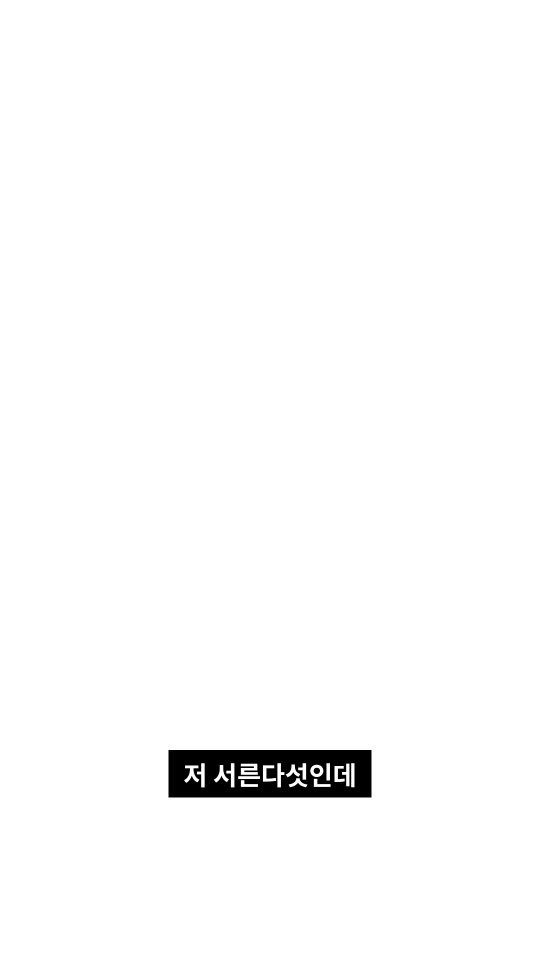
#> input picture creatives/shiba_simple_health_2030/v4_B_src/new_sub1.png, 1080 x 1920 px, given in place of old_t.png, which was not available (shown at 1/2 size)
$ python keycap.py
#> lines starting #> are read from the running program, lines starting #| are printed output that depends on the picture; after the words box and inside, x2 and y2 are one past the last pixel; in counts of white or black regions, pixels touching at a corner belong together
import cv2,numpy as np,os
from PIL import Image
O=np.asarray(Image.open('old_t.png').convert('RGBA'))
#> O is the input picture: shape (1920, 1080, 4); mean R, G, B, A 0.8, 0.8, 0.8, 4.7
N=np.asarray(Image.open('new_t.png').convert('RGBA')).astype(float)
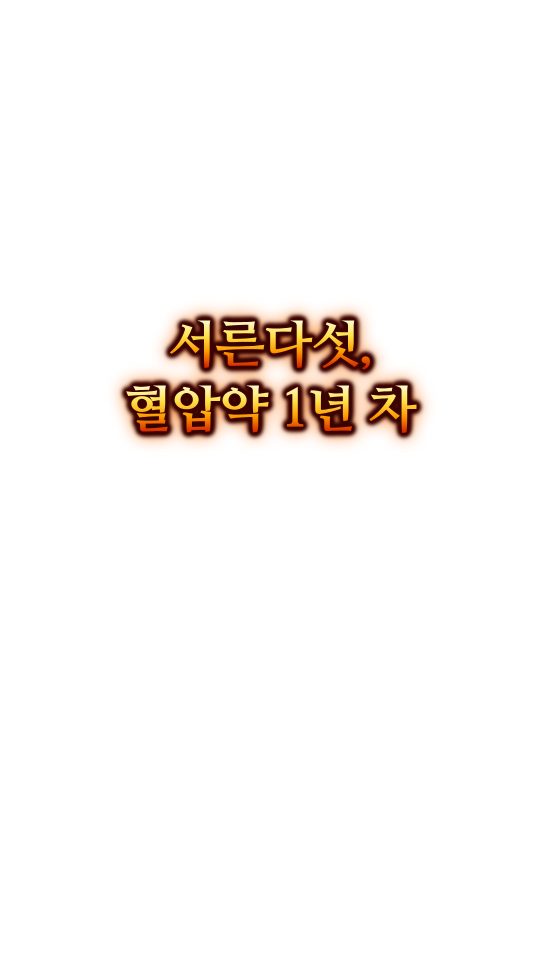
#> input picture creatives/shiba_simple_health_2030/v4_B_src/new_t.png, 1080 x 1920 px (shown at 1/2 size)
mask=(O[...,3]>12).astype(np.uint8)*255
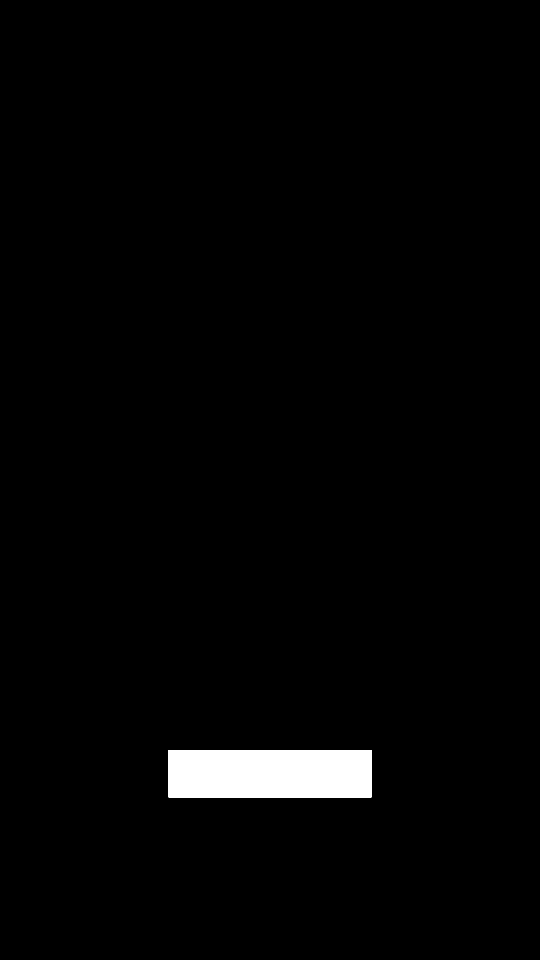
#> mask: shape (1920, 1080) (shown at 1/2 size); 1.9% white; 1 white region, box (x1, y1, x2, y2) and area: (337, 1500, 743, 1595) 38570
mask=cv2.dilate(mask,np.ones((9,9),np.uint8))
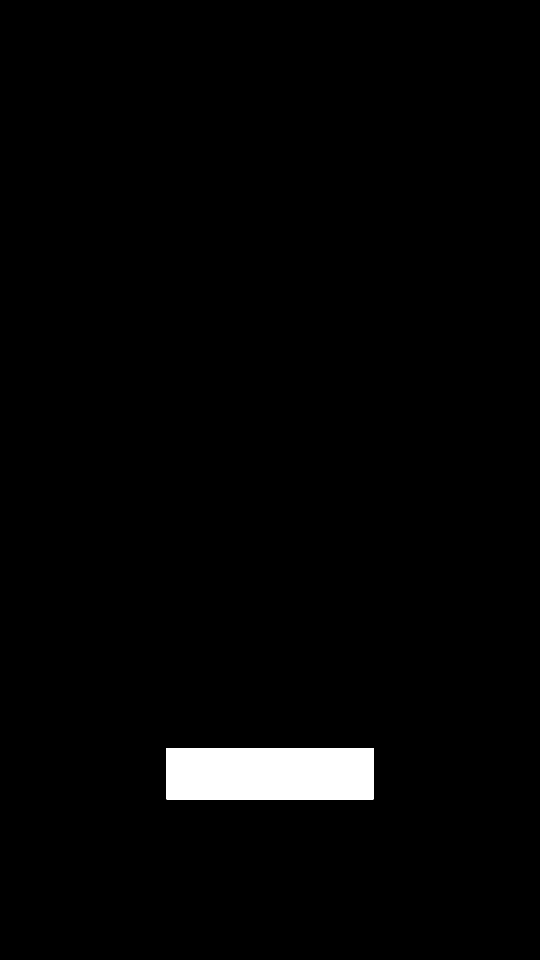
#> mask: shape (1920, 1080) (shown at 1/2 size); 2.1% white; 1 white region, box (x1, y1, x2, y2) and area: (333, 1496, 747, 1599) 42642
x0,x1,y0,y1=120,960,560,960
os.makedirs('k',exist_ok=True)
for i in range(16,99):
    a=cv2.imread(f'f/{i:04d}.png')
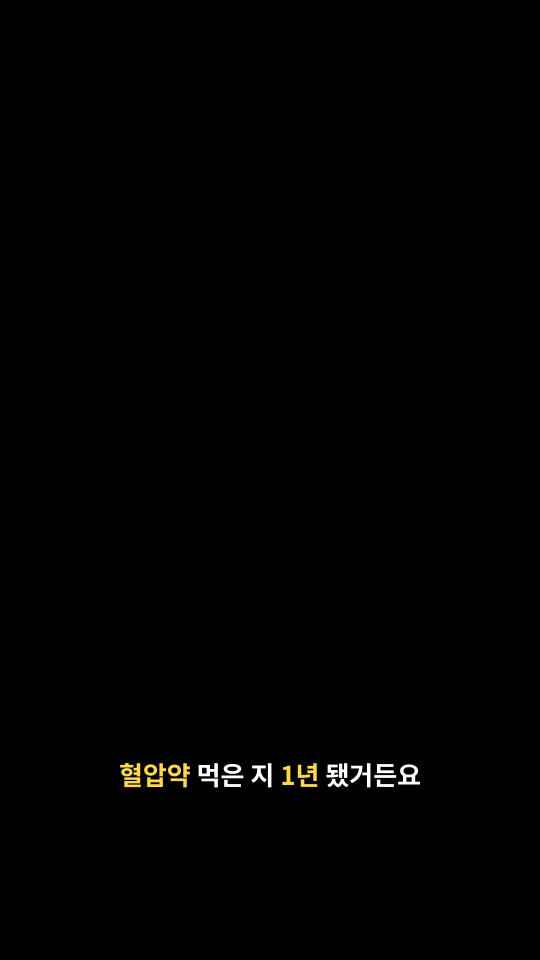
#> input picture creatives/shiba_simple_health_2030/v4_B_src/new_sub2.png, 1080 x 1920 px, given in place of 0016.png, which was not available (shown at 1/2 size)
#> a is the input picture: shape (1920, 1080, 3); mean B, G, R 0.9, 1.2, 1.3
    crop=a[y0:y1,x0:x1];m=mask[y0:y1,x0:x1]
#> after `crop = a[y0:y1, x0:x1]`: crop: shape (400, 840, 3); every value is 0
#> after `m = mask[y0:y1, x0:x1]`: m: shape (400, 840); every value is 0
    small=cv2.resize(crop,None,fx=0.5,fy=0.5,interpolation=cv2.INTER_AREA);ms=cv2.resize(m,None,fx=0.5,fy=0.5,interpolation=cv2.INTER_NEAREST)
#> after `small = cv2.resize(crop, None, fx=0.5, fy=0.5, interpolation=cv2.INTER`: small: shape (200, 420, 3); every value is 0
#> after `ms = cv2.resize(m, None, fx=0.5, fy=0.5, interpolation=cv2.INTER_NEARE`: ms: shape (200, 420); every value is 0
    inp=cv2.inpaint(small,ms,6,cv2.INPAINT_TELEA)
    up=cv2.resize(inp,(x1-x0,y1-y0),interpolation=cv2.INTER_CUBIC)
    up=cv2.GaussianBlur(up,(0,0),2)
    mf=cv2.GaussianBlur(m.astype(float)/255,(0,0),3)[...,None]
#> mf: shape (400, 840, 1) float64; every value is 0
    crop=crop*(1-mf)+up*mf
#> crop: shape (400, 840, 3) float64; every value is 0
    a=a.astype(float);a[y0:y1,x0:x1]=crop
    al=(0.5 if i==16 else 1.0)*N[...,3:4]/255
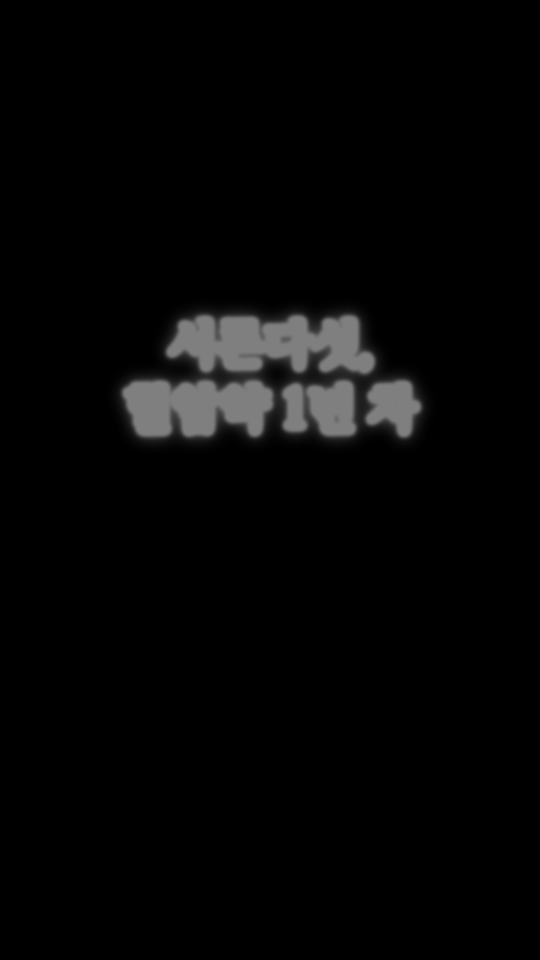
#> al: shape (1920, 1080, 1) float64 (shown at 1/2 size); min 0, max 0.5, mean 0.0227
    rgb=N[...,2::-1]  # RGBA->BGR
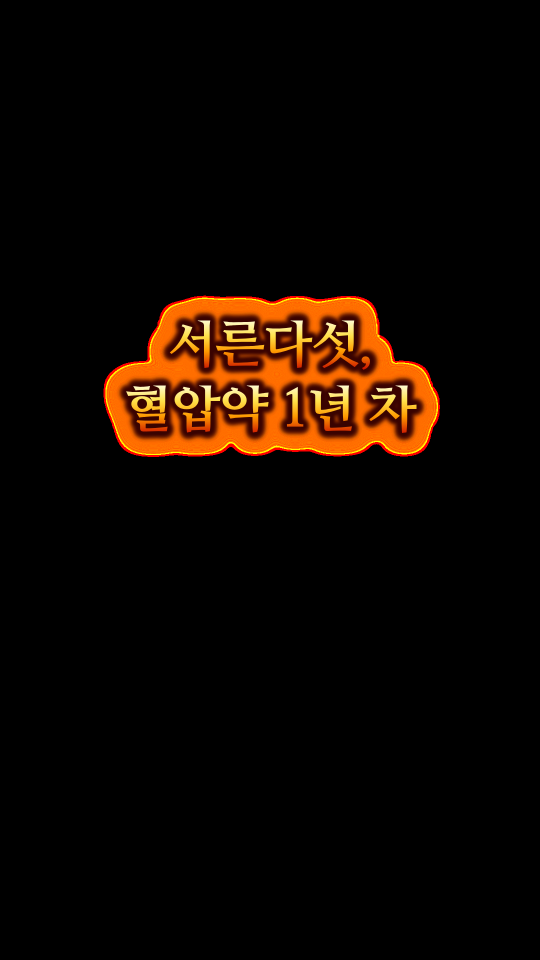
#> rgb: shape (1920, 1080, 3) float64 (shown at 1/2 size); mean B, G, R 0.8, 6.9, 15.5
    a=a*(1-al)+rgb*al
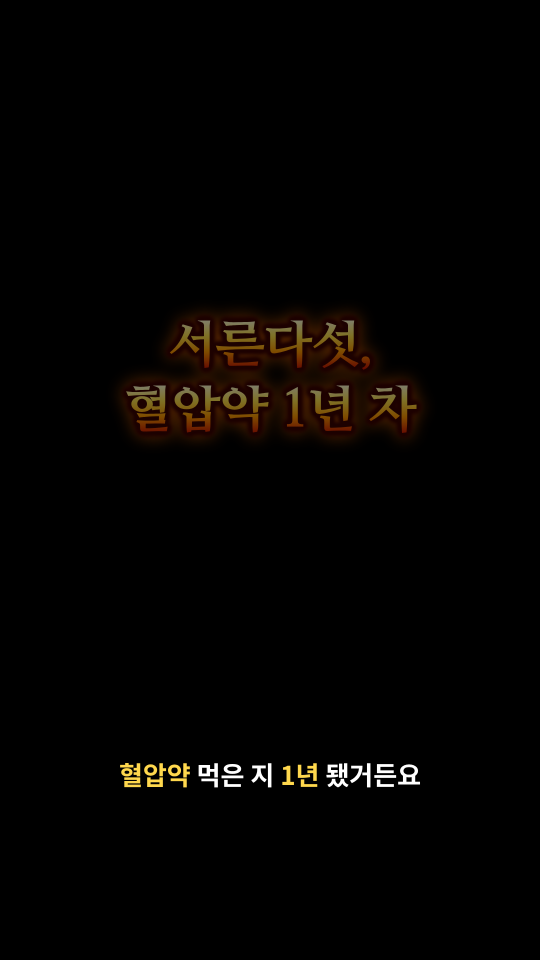
#> a: shape (1920, 1080, 3) float64 (shown at 1/2 size); mean B, G, R 1.3, 2.8, 4.4
    cv2.imwrite(f'k/{i:04d}.png',np.clip(a,0,255).astype(np.uint8))
#> (the run stopped early here; a loop or call above may not have finished)
